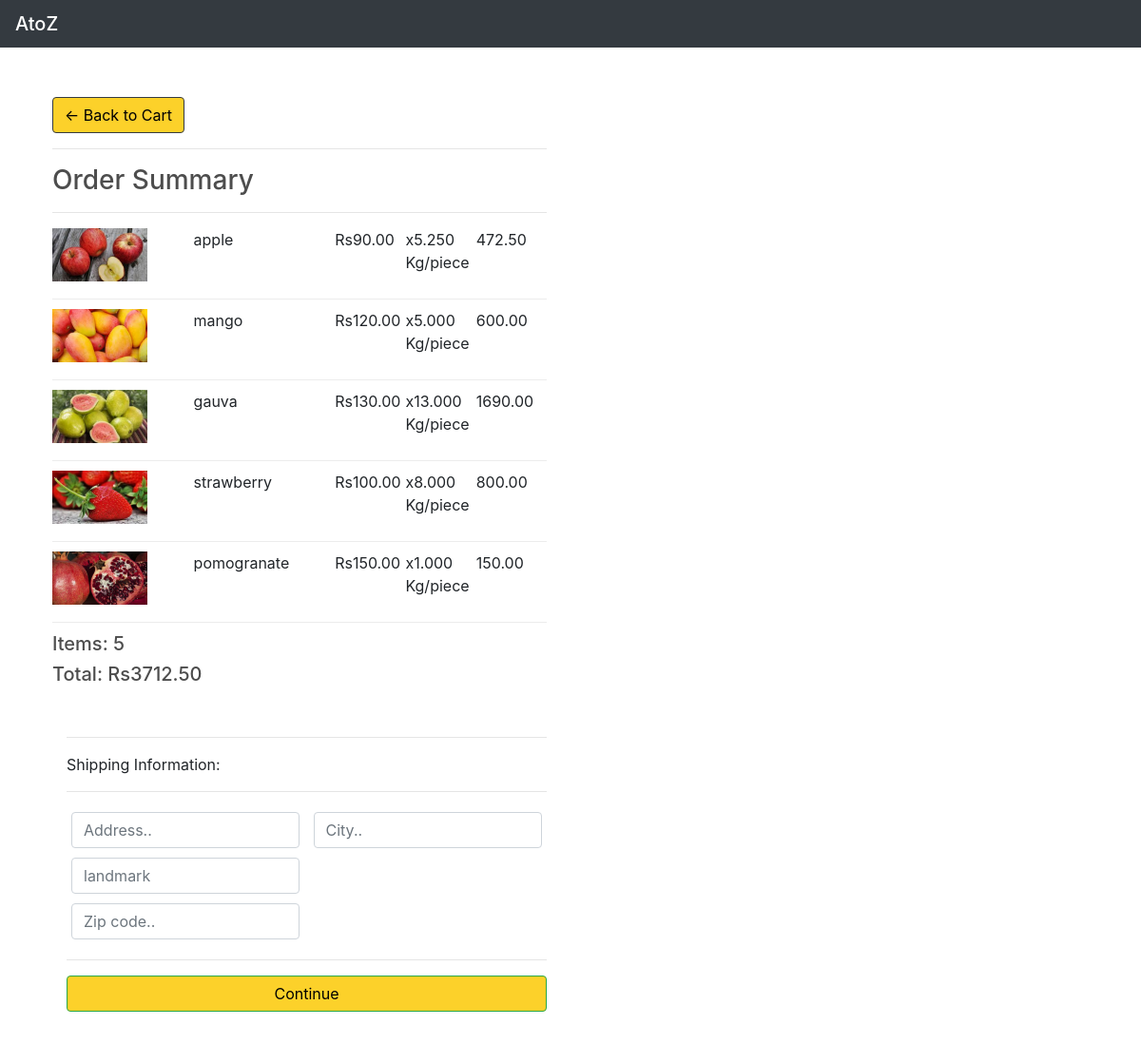
The page /user/add/checkout/ (signed in) on the database as committed earlier.
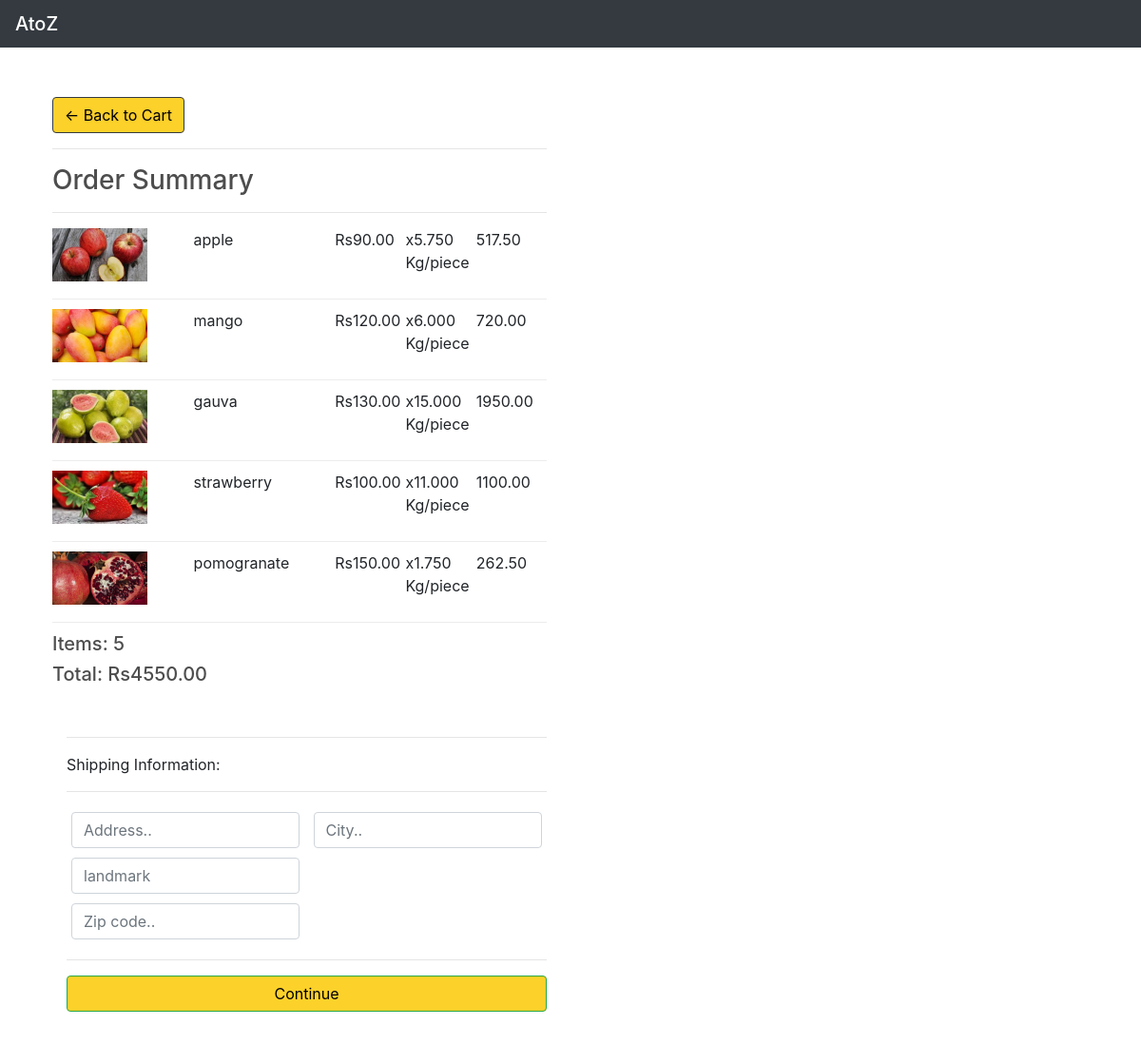
The same page on the database as committed later.
### atoz_store/models.py (models this page shows, shortened)
class OrderItem(models.Model):
    product = models.ForeignKey(Product,on_delete=models.SET_NULL,blank=True,null=True)
    order = models.ForeignKey(Order,on_delete=models.SET_NULL,blank=True,null=True)
    quantity = models.DecimalField(decimal_places=3,max_digits=7 ,default=0,null=True,blank=True)
    date_ordered = models.DateTimeField(auto_now_add=True)
    @property
    def get_total(self):
        total = self.product.price*self.quantity
        return total

class Product(models.Model):
    catagory_choice = (
        ("FR","fruit"),
        ("DR","dryfruit"),
        ("VG","vegitable"),
        ("oth","other"),
         )
    name = models.CharField(max_length=128,null=True,)
    catagory = models.CharField(max_length=30,choices= catagory_choice ,null=True)
    price = models.DecimalField(max_digits=7, decimal_places=2)
    image = models.ImageField(null=True,blank=True)
    prodtype =models.BooleanField(default=True)
    @property
    def imageURL(self):
        try:
            url = self.image.url
        except:
            url = ''
        return url

class Order(models.Model):
    customer = models.ForeignKey(Customer,on_delete=models.SET_NULL,blank=True,null=True)
    date_ordered = models.DateTimeField(auto_now_add=True)
    mark = models.IntegerField(default=1)
    complete = models.BooleanField(default=True,null=True,blank=False)
    transaction_id = models.CharField(max_length=128,null=True)
    @property
    def get_cart_total(self):
        orderitem=self.orderitem_set.all()
        total = sum([item.get_total for item in orderitem])
        return total
    @property
    def get_cart_items(self):
        orderitem=self.orderitem_set.all()
        total = sum([self.mark for item in orderitem])
        return total

### atoz_store/views.py (the view)
# urls.py: path('checkout/',views.checkout,name="checkout"),
def checkout(request):
     if request.user.is_authenticated:
        email = request.user.email
        name = request.user.first_name
        customer,created = Customer.objects.get_or_create(
            email=email,
        )
        customer.name = name
        customer.save()
        order,created = Order.objects.get_or_create(customer=customer,complete=False)
        items = order.orderitem_set.all()
        cartitems = order.get_cart_items
     else:
        cookieData = cookieCart(request)
        print(cookieData)
        cartitems = cookieData['cartitems']
        order = cookieData['order']
        items = cookieData['items']
     context = {'items':items,'order':order,'cartitems':cartitems}
     return render(request, 'atoz_store/checkout.html',context)

### atoz_store/Templates/atoz_store/checkout.html (shortened to what this page needs)
{% extends 'atoz_store/main.html' %}
{% load static %}
{% block content %}
     <div class="row">
		<div class="col-lg-6">
			<div class="box-element">
				<a  class="btn btn-outline-dark" href="{% url 'cart' %}">&#x2190; Back to Cart</a>
				<hr>
				<h3>Order Summary</h3>
				<hr>
				{% for item in items %}
				<div class="cart-row">
					<div style="flex:2"><img class="row-image" src="{{item.product.imageURL}}" alt="not fouund"></div>
					<div style="flex:2"><p>{{item.product.name}}</p></div>
					<div style="flex:1"><p>Rs{{item.product.price|floatformat:2}}</p></div>
					<div style="flex:1"><p>x{{item.quantity|floatformat:3}} Kg/piece</p></div>
					<div style="flex:1"><p>{{item.get_total|floatformat:2}} </p></div>
				</div>
				{% endfor %}
				<h5>Items:   {{cartitems|floatformat:0}}</h5>
				<h5>Total:   Rs{{order.get_cart_total|floatformat:2}}</h5>
			</div>
		</div>
	</div>
	<div class="col-lg-6">
		<div class="box-element" id="form-wrapper">
			<form id="form">
				<div id="shipping-info">
					<hr>
					<p>Shipping Information:</p>
					<hr>
					<div class="form-field">
						<input class="form-control" type="text" name="address" placeholder="Address..">
					</div>
					<div class="form-field">
						<input class="form-control" type="text" name="city" placeholder="City..">
					</div>
					<div class="form-field">
						<input class="form-control" type="text" name="landmark" placeholder="landmark">
					</div>
					<div class="form-field">
					</div>
					<div class="form-field">
						<input class="form-control" type="text" name="zipcode" placeholder="Zip code..">
					</div>
				</div>
				<hr>
				<input id="form-button" class="btn btn-success btn-block" type="submit" value="Continue">
			</form>
		</div>
		<br>
	</div>
{% endblock content %}

Rows that differ between the two databases and show on the page:
changed OrderItem "apple": quantity "5.250" → "5.750"; get_total "472.50" → "517.50"
changed OrderItem "mango": quantity "5.000" → "6.000"; get_total "600.00" → "720.00"
changed OrderItem "gauva": quantity "13.000" → "15.000"; get_total "1690.00" → "1950.00"
changed OrderItem "strawberry": quantity "8.000" → "11.000"; get_total "800.00" → "1100.00"
changed OrderItem "pomogranate": quantity "1.000" → "1.750"; get_total "150.00" → "262.50"
changed through a linked row, Order: get_cart_total "3712.50" → "4550.00"
